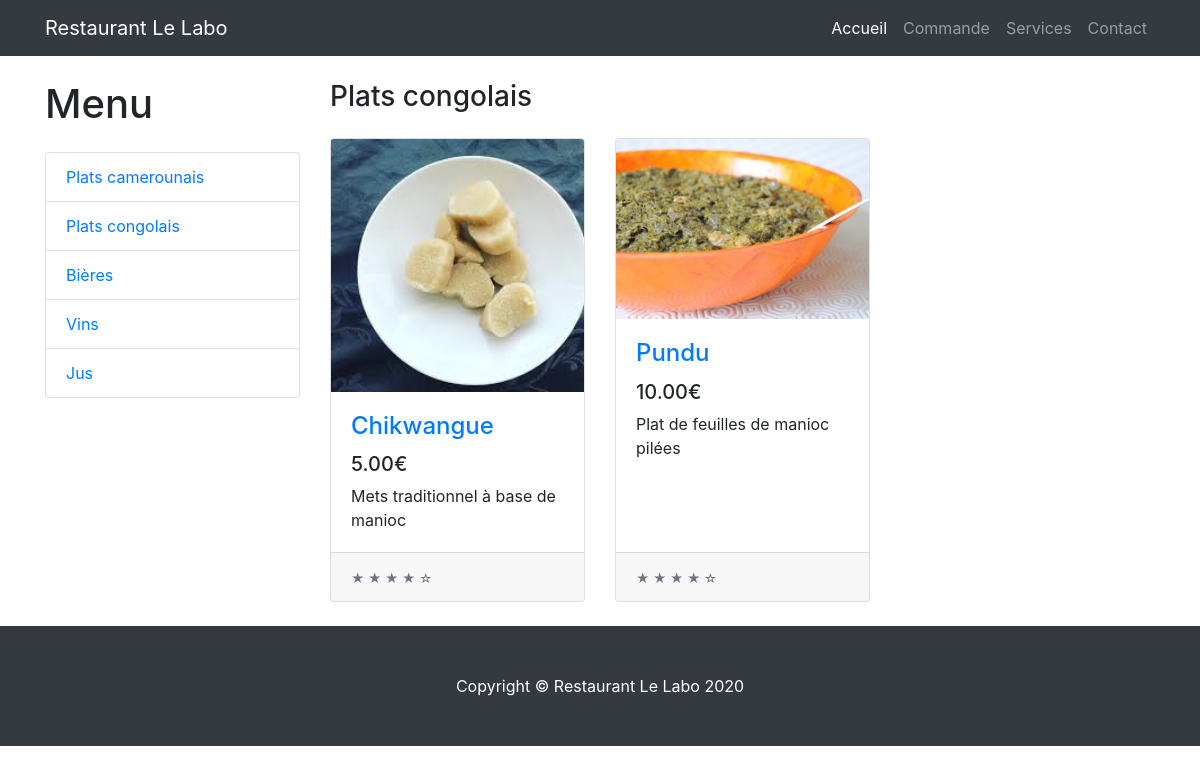
Screenshot of /menus/plats-congolais/ with the database file from the repository.
### restaurant/models.py (models this page shows, shortened)
class Menu(models.Model):
    nom         = models.CharField(max_length=30, unique=True)
    description = models.CharField(max_length=100)
    slug        = models.SlugField(blank=True, null=True)

class Produit(models.Model):
    nom         = models.CharField(max_length=30, unique=True)
    description = models.CharField(max_length=100, null=True)
    prix        = models.DecimalField(max_digits=5, decimal_places=2)
    photo       = models.ImageField(upload_to="produits/", null=True)
    pays        = models.CharField(max_length=100, null=True)
    categorie   = models.ForeignKey(Categorie, on_delete=models.CASCADE, related_name='produits')
    menu        = models.ForeignKey(Menu, on_delete=models.CASCADE, related_name='produits')
    slug        = models.SlugField(blank=True, null=True)

### restaurant/views.py (the view)
# urls.py: path('<slug:slug>/', views.menus_produit, name='menus_produit'),
def menus_produit(request, slug):
    menu =  Menu.objects.get(slug=slug)
    menus = Menu.objects.all()
    return render(request, 'produits.html', {'menu': menu, 'menus': menus})

### templates/produits.html (shortened to what this page needs)
{% extends 'base.html' %}
{% block content %}
  <div class="row">
  <div class="col-lg-3">
    <h1 class="my-4">Menu</h1>
    <div class="list-group">
      {% for menu in menus %}
        <a class="list-group-item" href="{% url 'restaurant:menus_produit' menu.slug %}">{{ menu.nom }}</a>
      {% endfor %}
    </div>
  </div>
  <div class="col-lg-9">
    <div class="row"><div class="col-lg-5"><h3 class="my-4">{{ menu.nom }}</h3></div></div>
    <div class="row">
      {% for produit in menu.produits.all %}
        <div class="col-lg-4 col-md-6 mb-4">
          <div class="card h-100">
            <a href="#"><img class="card-img-top" src="{{produit.photo.url}}" alt=""></a>
            <div class="card-body">
              <h4 class="card-title">
                <a href="#">{{ produit.nom }}</a>
              </h4>
              <h5>{{ produit.prix }}€</h5>
              <p class="card-text">{{ produit.description }}</p>
            </div>
            <div class="card-footer">
              <small class="text-muted">&#9733; &#9733; &#9733; &#9733; &#9734;</small>
            </div>
          </div>
        </div>
      {% endfor %}
    </div>
  </div>
  </div>
{% endblock %}

### static/css/style.css (style rules this page uses)
body { padding-top: 56px; }

### rows the page displays
Menu: nom "Plats camerounais"
Menu: nom "Plats congolais"
Menu: nom "Bières"
Menu: nom "Vins"
Menu: nom "Jus"
Produit: photo (picture), nom "Chikwangue", prix "5.00", description "Mets traditionnel à base de manioc"
Produit: photo (picture), nom "Pundu", prix "10.00", description "Plat de feuilles de manioc pilées"
